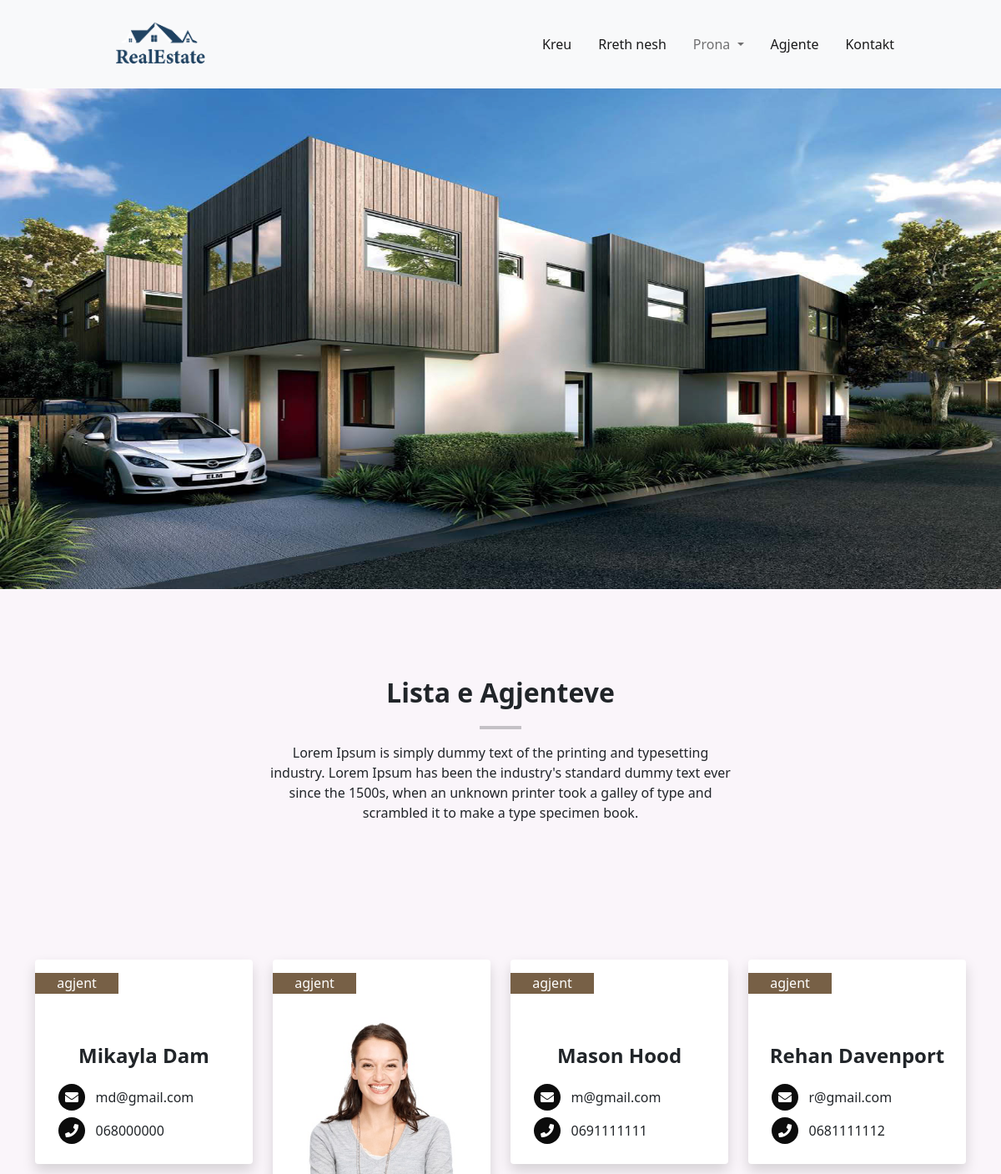
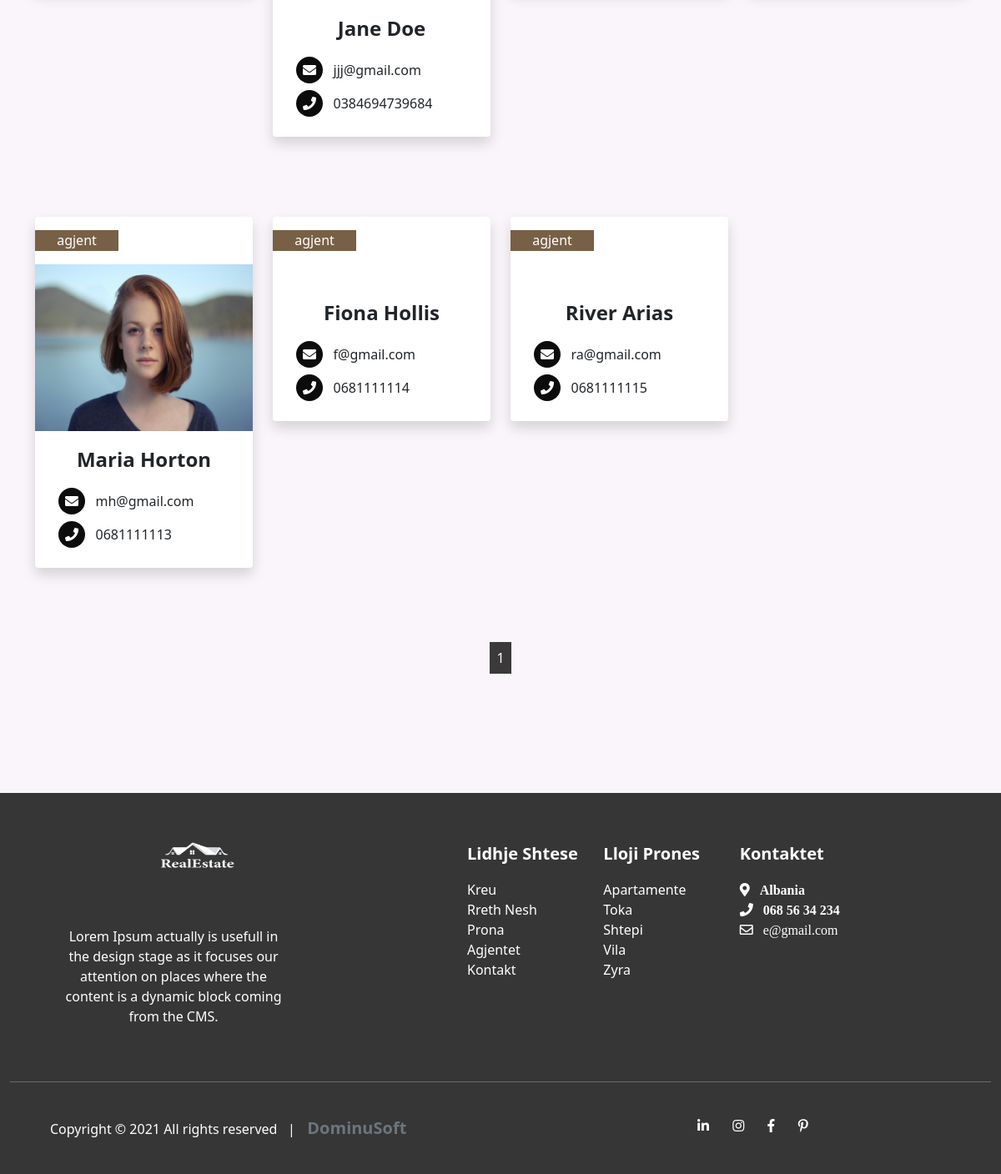
/ListaAgjenteve/, run on the app's committed database (2 pictures, top to bottom).
### real_estate_project/models.py (models this page shows, shortened)
class Agjent(models.Model):
    agjent_id =models.AutoField(primary_key=True)
    name_surname = models.CharField(max_length=50)
    foto_agjent = models.ImageField(null=True ,blank=True)
    tel_1_agjent = models.IntegerField()
    tel_2_agjent = models.IntegerField()
    email_agjent = models.EmailField(max_length=30)
    adresa_agjent = models.CharField(max_length=100)
    shitjet = models.IntegerField()
    eksperienca = models.IntegerField()
    agjent_pershkrimi = models.CharField(max_length=250)
    @property
    def imageURL(self):
        try:
           url = self.foto_agjent.url
        except:
           url = ''
        return url

### real_estate_project/views.py (the view)
# urls.py: path('ListaAgjenteve/', views.ListaAgjenteve, name="lista-agjenteve"),
def ListaAgjenteve(request):
    agjents = Agjent.objects.all()
    paginator = Paginator(agjents,8)
    page_number = request.GET.get('page')
    page_obj = paginator.get_page(page_number)
    context = {'agjents': agjents, 'page_obj':page_obj }
    return render( request, 'ListaAgjenteve.html', context )

### real_estate_project/views.py (called while the page is built)
def category_list(request):
    category_list = Category.objects.exclude(name='default')
    context = {'category_list': category_list}
    return context

### real_estate_project/templates/ListaAgjenteve.html (shortened to what this page needs)
<!DOCTYPE html>
<html lang="en">
{% load static %}
<head>
    <link rel="stylesheet" href="{% static 'css/ListaAgjenteve.css' %}">
    <link rel="stylesheet" href="{% static 'bootstrap-5.0.0-beta2-dist/css/bootstrap.min.css' %}">
    <link rel="stylesheet" href="https://use.fontawesome.com/releases/v5.7.0/css/all.css "
>
    <link rel="stylesheet" href="{% static 'https://unpkg.com/aos@next/dist/aos.css' %}"/>
</head>
<body style="background-color: rgb(250,245,250)">
<nav class="navbar navbar-expand-lg sticky-top navbar-light bg-light  custom_navbar">
    <div class="container-fluid h-25">
      <a class="navbar-brand "  href="http://127.0.0.1:8000">
        <img style="" src="{% static 'images/logo_navv.png'%}" alt="logo">
      </a>
      <div class="collapse navbar-collapse" id="navbarSupportedContent" style="  margin-right: 100px">
        <ul class="navbar-nav ms-auto mb-2 mb-lg-0">
          <li class="nav-item">
            <a class="nav-link active px-3" aria-current="page" href="http://127.0.0.1:8000">Kreu</a>
          </li>
          <li class="nav-item">
            <a class="nav-link active px-3" aria-current="page" href="http://127.0.0.1:8000/About">Rreth nesh</a>
          </li>
          <li class="nav-item dropdown">
            <a class="nav-link dropdown-toggle px-3" href="http://127.0.0.1:8000/listprona" id="navbarDropdown" role="button"
               data-bs-toggle="dropdown" aria-expanded="false">
              Prona
            </a>
          </li>
          <li class="nav-item">
            <a class="nav-link active px-3" aria-current="page" href="http://127.0.0.1:8000/ListaAgjenteve">Agjente</a>
          </li>
          <li class="nav-item">
            <a class="nav-link active px-3" aria-current="page" href="http://127.0.0.1:8000/Kontakt">Kontakt</a>
          </li>
        </ul>
      </div>
    </div>
  </nav>
<div class="list_agent_img">
    <img src="{% static 'images/imgmak.jpg' %}" class="img-fluid w-100">
</div>
<div class="container">
    <div class="listimi text-center">
        <p class="fs-2 h-25 fw-bolder text-center">Lista e Agjenteve</p>
        <hr class="mx-auto  pb-1 fw-bolder"/>
        <p class="fs-6 text-center mx-auto w-50">
            Lorem Ipsum is simply dummy text of the printing and typesetting industry. Lorem Ipsum has been the
            industry's standard dummy text ever since the 1500s,
            when an unknown printer took a galley of type and scrambled it to make a type specimen book.
        </p>
    </div>
    <div class="listimi_kartave">
        <div class="row">
            {% for la in page_obj %}
                <div class="col-lg-3 col-md-6 col-sm-12">
                    <div data-aos="fade-down" class="card col-lg-4 border-0 shadow mx-auto   w-100 my-5 ">
                        <div class="lloji my-3 ">
                            <p class="text-center text-white fs-6">agjent</p>
                        </div>
                        <div class="row">
                            <div class="col-lg-12 text-center">
                                <a href="../AgjentPershkrim/{{ la.agjent_id }}">
                                    <img src="{{ la.imageURL }}" class="img-fluid " alt="" style="height: 200px">
                                </a>
                            </div>
                            <div class="col-lg-12 mx-auto">
                                <div class="card-body">
                                    <div class="card-title">
                                        <p class="fs-4 text-center text-capitalize fw-bolder">{{ la.name_surname }}</p>
                                        <div class="row text-center text-secondary mx-auto  h-25">
                                            <div class="col-lg-12 col-md-12 col-sm-12 text-start">
                                                <a href="emailto:{{ la.email_agjent }}"
                                                   class="text-decoration-none text-dark ">
                                                    <i class="far fa-envelope text-white fw-bold py-2 px-2"
                                                       style="border-radius: 50%; background-color: rgb(12, 12, 12); width: 32px; height: 32px;">
                                                    </i>
                                                    &nbsp; {{ la.email_agjent }}
                                                </a>
                                            </div>
                                            <div class="col-lg-12 col-md-12 col-sm-12 text-start pt-2">
                                                <a href="tel:0{{ la.tel_1_agjent }}"
                                                   class="text-decoration-none text-dark ">
                                                    <i class="fa fa-phone text-white fw-bold py-2 px-2"
                                                       style="border-radius: 50%; background-color: rgb(12, 12, 12); width: 32px; height: 32px; ">
                                                    </i>
                                                    &nbsp; 0{{ la.tel_1_agjent }}
                                                </a>
                                            </div>
                                        </div>
                                    </div>
                                </div>
                            </div>
                        </div>
                    </div>
                </div>
            {% endfor %}
        </div>
    </div>
</div>
<div class="text-center container mt-5">
    <a class="p-2 active-btn text-white mx-2 text-decoration-none"
       style="background-color: #3b393a">{{ page_obj.number }}</a>
</div>
{% include 'Footer.html' %}
</body>
</html>

### static/css/ListaAgjenteve.css (style rules this page uses)
* { margin: 0; padding: 0; }
body { background-color: rgb(252, 252, 252); }
.container-fluid .navbar-brand img { height: 80px; background-size: cover; margin-left: 100px; }
.list_agent_img img { height: 75vh; transition: 3s ease-in-out; animation: scale 10s; }
.list_agent_img, .container .listimi { overflow: hidden; }
.listimi hr { width: 50px; }
.card .lloji { width: 100px; height: 25px; background-color: rgb(119, 96, 70); }
.listimi, .listimi_kartave { margin-top: 100px; }

### data on the page
Agjent: name_surname "Mikayla Dam", email_agjent "md@gmail.com", tel_1_agjent "68000000"
Agjent: imageURL (picture), name_surname "Jane Doe", email_agjent "jjj@gmail.com", tel_1_agjent "384694739684"
Agjent: name_surname "Mason Hood", email_agjent "m@gmail.com", tel_1_agjent "691111111"
Agjent: name_surname "Rehan Davenport", email_agjent "r@gmail.com", tel_1_agjent "681111112"
Agjent: imageURL (picture), name_surname "Maria Horton", email_agjent "mh@gmail.com", tel_1_agjent "681111113"
Agjent: name_surname "Fiona Hollis", email_agjent "f@gmail.com", tel_1_agjent "681111114"
Agjent: name_surname "River Arias", email_agjent "ra@gmail.com", tel_1_agjent "681111115"

### other printed values
{{ page_obj.number }} "1"
